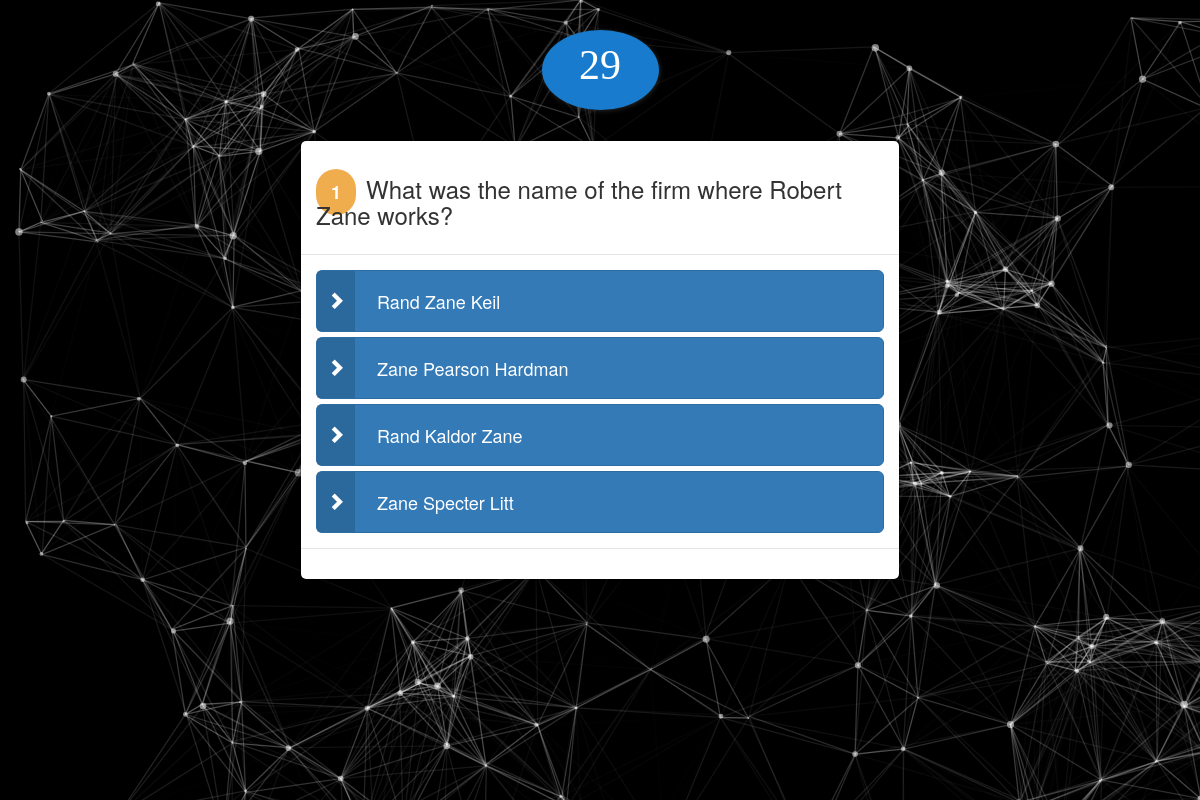
The app's page /Home/Question-56 with its own data.
### Questions/models.py (models this page shows)
class Question(models.Model):
    id = models.IntegerField(primary_key=True , unique=True, null=False, blank=False)
    Question = models.CharField(max_length=300)
    Option_1 = models.CharField(max_length=60)
    Option_2 = models.CharField(max_length=60)
    Option_3 = models.CharField(max_length=60)
    Option_4 = models.CharField(max_length=60)
    def __str__(self):
        x = str(self.id)
        return x
    class Meta:
        db_table = ''
        managed = True
        verbose_name = 'Quesiton'
        verbose_name_plural = 'Quesiton'

### Questions/views.py (the view, shortened to what this page needs)
# urls.py: path('',include('Questions.urls')),
@csrf_exempt
def Questions(request, Uid):
    print("Printed in Views.Questions")
    global flag
    global flag_count
    global list_id
    x = Question.objects.get(id=Uid)
    params = {'pro': x, 'flag': flag, 'flag_count': flag_count}
    return render(request, 'ATW/questions.html', params)

### templates/ATW/questions.html (shortened to what this page needs)
{% load static %}
{% block meta %}
<link href="https://maxcdn.bootstrapcdn.com/bootstrap/3.3.0/css/bootstrap.min.css" rel="stylesheet" id="bootstrap-css">
{% endblock meta %}
{% block body %}
{% if flag_count < 7 %}
<div class="container-fluid bg-info full_height">
	<div class="clock-container " id = 'something'>
		<div class="clock-col">
		  <p class="clock-seconds clock-timer"></p>
		</div>
	</div>
	<div class="modal-dialog">
	  <div class="modal-content">
		 <div class="modal-header">
			<h3><span class="label label-warning" id="qid">{{ flag_count }}</span>{{ pro.Question }}</h3>
		</div>
		<div class="modal-body">
			<div class="col-xs-3 col-xs-offset-5">
		  </div>
		  <div class="quiz" id="quiz" data-toggle="buttons">
		   <label onclick="trial1()" class="element-animation1 btn btn-lg btn-primary btn-block"><span class="btn-label"><i class="glyphicon glyphicon-chevron-right"></i></span> <input type="radio" name="q_answer" value="{{ pro.Option_1 }}">{{ pro.Option_1 }}</label>
		   <label onclick="trial2()" class="element-animation2 btn btn-lg btn-primary btn-block"><span class="btn-label"><i class="glyphicon glyphicon-chevron-right"></i></span> <input type="radio" name="q_answer" value="{{ pro.Option_2 }}">{{ pro.Option_2 }}</label>
		   <label onclick="trial3()" class="element-animation3 btn btn-lg btn-primary btn-block"><span class="btn-label"><i class="glyphicon glyphicon-chevron-right"></i></span> <input type="radio" name="q_answer" value="{{ pro.Option_3 }}">{{ pro.Option_3 }}</label>
		   <label onclick="trial4()" class="element-animation4 btn btn-lg btn-primary btn-block"><span class="btn-label"><i class="glyphicon glyphicon-chevron-right"></i></span> <input type="radio" name="q_answer" value="{{ pro.Option_4 }}">{{ pro.Option_4 }}</label>
	   </div>
   </div>
   {% if flag_count > 1%}
   <div class="modal-footer text-muted">
		<span id="answer">Your previous answer was correct</span>
	{% else %}
	<div class="modal-footer text-muted">
	{% endif %}
</div>
</div>
</div>
</div>
{% endif %}
{% endblock body %}

### templates/ATW/questions.html (style rules this page uses)
.clock-seconds:before { content: var(--timer-seconds); }
#something { font-family: 'Montserrat', 'sans-serif'; width:10%; margin-right: auto; margin-left: auto; display: -webkit-box; display: flex; -webkit-box-align: center; align-items: center; -webkit-box-pack: center; justify-content: center; }
.clock-container { margin-top: 30px; margin-bottom: 30px; background-color: #187bcd; border-radius: 100%; padding: 5px 0px; box-shadow: 1px 1px 5px rgba(255, 255, 255, 0.15), 0 15px 90px 30px rgba(0, 0, 0, 0.25); display: -webkit-box; display: flex; }
.clock-col { text-align: center; margin-right: 40px; margin-left: 40px; min-width: 90px; position: relative; }
.clock-timer:before { color: #fff; font-size: 4.2rem; text-transform: uppercase; }

### records on screen
Question: Question "What was the name of the firm where Robert Zane works?", Option_1 "Rand Zane Keil", Option_2 "Zane Pearson Hardman", Option_3 "Rand Kaldor Zane", Option_4 "Zane Specter Litt"

### other values on screen
{{ flag_count }} "1"
